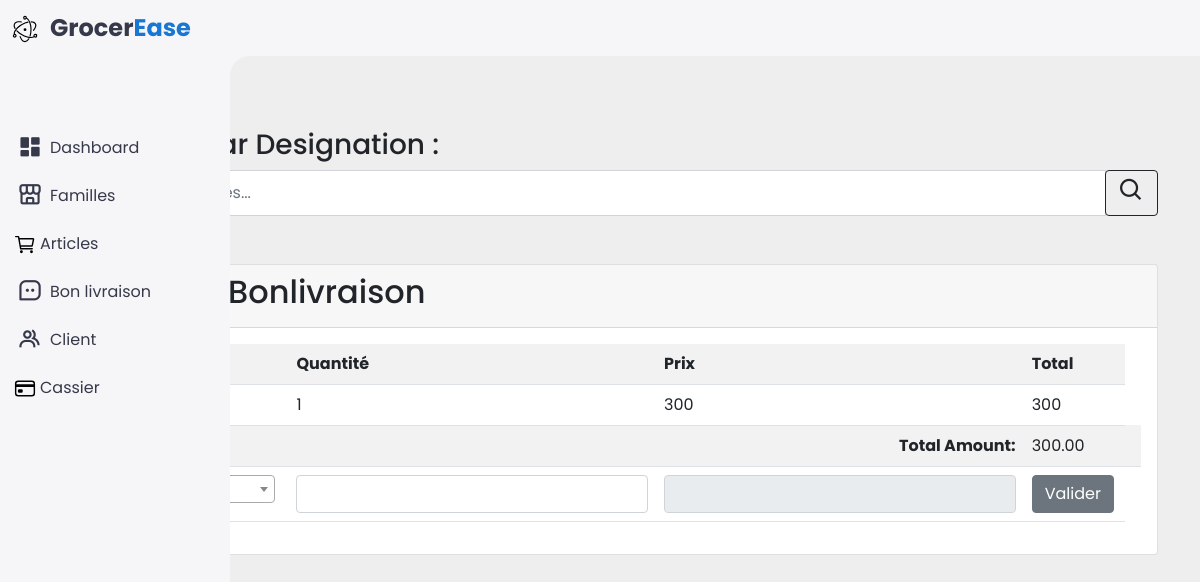
The page /d_bl.php?id=6 on the database its author committed.
### tables this page shows
CREATE TABLE `detail_bl` (
  `id` bigint(20) UNSIGNED NOT NULL,
  `article_id` bigint(20) UNSIGNED NOT NULL,
  `bl_id` bigint(20) UNSIGNED NOT NULL,
  `qte` double(8,2) NOT NULL
);

CREATE TABLE `articles` (
  `id` bigint(20) UNSIGNED NOT NULL,
  `designation` varchar(255) NOT NULL,
  `prix_ht` double(8,2) NOT NULL,
  `tva` double(8,2) NOT NULL,
  `stock` double(8,2) NOT NULL,
  `famille_id` bigint(20) UNSIGNED NOT NULL
);

### d_bl.php (the view, shortened to what this page needs)
<?php
require 'includes/db.php';
include_once 'includes/nav.php';
$bon_id = $_GET['id'];
$Designation = '';
$sqlDetail_bl = 'SELECT d.id, d.article_id, a.designation, d.qte, a.prix_ht, (d.qte * a.prix_ht) as total
                FROM detail_bl d, articles a where d.article_id = a.id
                and d.bl_id = :bl_id';
$statementDetail_bl = $pdo->prepare($sqlDetail_bl);
$statementDetail_bl->bindParam(':bl_id', $bon_id);
$statementDetail_bl->execute();
$detailsDetail_bl = $statementDetail_bl->fetchAll(PDO::FETCH_OBJ);
?>
<!DOCTYPE html>
<html lang="en">
<head>
    <link href='https://unpkg.com/boxicons@2.1.4/css/boxicons.min.css' rel='stylesheet'>
    <link href="https://cdn.jsdelivr.net/npm/bootstrap@5.0.2/dist/css/bootstrap.min.css" rel="stylesheet">
    <link rel="stylesheet" href="includes/style.css">
    <link href="https://cdnjs.cloudflare.com/ajax/libs/select2/4.0.13/css/select2.min.css" rel="stylesheet" />
</head>
<body>
    <div class="container">
        <form method="post" action="d_bl.php?id=<?= $bon_id; ?>" class="form-inline justify-content-end">
        <br><br><br>
            <h3>Recherche par Designation :</h3>
            <div class="input-group mb-2">
                <input type="search" name="designation" class="form-control" placeholder="Rechercher vos articles..." value="<?= $Designation; ?>">
                <div class="input-group-append">
                    <button type="submit" class="btn btn-outline-dark"><i class='bx bx-search'></i></button>
                </div>
            </div>
        </form>
    </div>
    <div class="container">
        <div class="card mt-5">
            <div class="card-header">
                <h2>Détails du Bonlivraison</h2>
            </div>
            <div class="card-body">
                <form method="post" action="insert_detail.php">
                    <table class="table table-striped table-hover">
                        <tr>
                            <th>ID</th>
                            <th>Désignation</th>
                            <th>Quantité</th>
                            <th>Prix</th>
                            <th>Total</th>
                        </tr>
                        <?php foreach ($detailsDetail_bl as $detail): ?>
                            <tr>
                                <td><?= $detail->id; ?></td>
                                <td><?= $detail->designation; ?></td>
                                <td><?= $detail->qte; ?></td>
                                <td><?= $detail->prix_ht; ?></td>
                                <td><?= $detail->total; ?></td>
                            </tr>
                        <?php endforeach; ?>
                        <tr>
                            <td colspan="4" align="right"><strong>Total Amount:</strong></td>
                            <td>
                                <?php
                                $totalAmount = array_sum(array_column($detailsDetail_bl, 'total'));
                                echo number_format($totalAmount, 2);
                                ?>
                            </td>
                            <td></td>
                        </tr>
                        <tr>
                            <td>
                            </td>
                            <td><input type="number" name="qte" min="1" class="form-control"></td>
                            <td><input type="text" name="prix_ht" class="form-control prix-ht" readonly></td>
                            <td><button type="submit" class="btn btn-secondary">Valider</button></td>
                        </tr>
                    </table>
                </form>
            </div>
        </div>
    </div>
</body>
</html>

### includes/style.css (style rules this page uses)
:root { --light: #f6f6f9; --primary: #1976D2; --light-primary: #CFE8FF; --grey: #eee; --dark-grey: #AAAAAA; --dark: #363949; --danger: #D32F2F; --light-danger: #FECDD3; --warning: #FBC02D; --light-warning: #FFF2C6; --success: #388E3C; --light-success: #BBF7D0; }
* { margin: 0; padding: 0; box-sizing: border-box; font-family: 'Poppins', sans-serif; }
.bx { font-size: 1.7rem; }
html { overflow-x: hidden; }
body { background: var(--grey); overflow-x: hidden; }

### rows shown on the page
detail_bl: qte "1", article.prix_ht "300", total "300"

### other values the page prints
$totalAmount "300.00"
